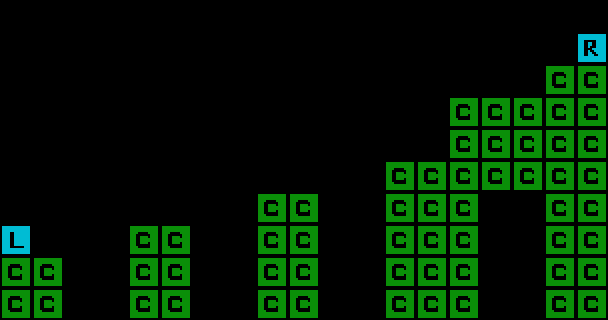

This is a level from a 2D game, rendered from its Tiled map with the project's own tilesets. A one-line summary and the complete map file follow:
An orthogonal 19x10 tile map with 32x32 px tiles, 1 tile layer (Tile Layer), 2 tilesets and 5 objects (4x coin, linear).

<map version="1.0" orientation="orthogonal" renderorder="right-up" width="19" height="10" tilewidth="32" tileheight="32" nextobjectid="24">
 <tileset firstgid="1" name="templateTiles" tilewidth="32" tileheight="32">
  <image source="../templateTiles.png" width="128" height="64" />
 </tileset>
 <tileset firstgid="9" name="templateObjects" tilewidth="32" tileheight="32">
  <image source="../templateObjects.png" width="128" height="64" />
 </tileset>
 <layer name="Tile Layer" width="19" height="10">
  <data>
   <tile gid="0" />
   <tile gid="0" />
   <tile gid="0" />
   <tile gid="0" />
   <tile gid="0" />
   <tile gid="0" />
   <tile gid="0" />
   <tile gid="0" />
   <tile gid="0" />
   <tile gid="0" />
   <tile gid="0" />
   <tile gid="0" />
   <tile gid="0" />
   <tile gid="0" />
   <tile gid="0" />
   <tile gid="0" />
   <tile gid="0" />
   <tile gid="0" />
   <tile gid="0" />
   <tile gid="0" />
   <tile gid="0" />
   <tile gid="0" />
   <tile gid="0" />
   <tile gid="0" />
   <tile gid="0" />
   <tile gid="0" />
   <tile gid="0" />
   <tile gid="0" />
   <tile gid="0" />
   <tile gid="0" />
   <tile gid="0" />
   <tile gid="0" />
   <tile gid="0" />
   <tile gid="0" />
   <tile gid="0" />
   <tile gid="0" />
   <tile gid="0" />
   <tile gid="3" />
   <tile gid="0" />
   <tile gid="0" />
   <tile gid="0" />
   <tile gid="0" />
   <tile gid="0" />
   <tile gid="0" />
   <tile gid="0" />
   <tile gid="0" />
   <tile gid="0" />
   <tile gid="0" />
   <tile gid="0" />
   <tile gid="0" />
   <tile gid="0" />
   <tile gid="0" />
   <tile gid="0" />
   <tile gid="0" />
   <tile gid="0" />
   <tile gid="1" />
   <tile gid="1" />
   <tile gid="0" />
   <tile gid="0" />
   <tile gid="0" />
   <tile gid="0" />
   <tile gid="0" />
   <tile gid="6" />
   <tile gid="0" />
   <tile gid="0" />
   <tile gid="0" />
   <tile gid="0" />
   <tile gid="0" />
   <tile gid="0" />
   <tile gid="0" />
   <tile gid="0" />
   <tile gid="1" />
   <tile gid="1" />
   <tile gid="1" />
   <tile gid="1" />
   <tile gid="1" />
   <tile gid="0" />
   <tile gid="0" />
   <tile gid="0" />
   <tile gid="0" />
   <tile gid="0" />
   <tile gid="0" />
   <tile gid="0" />
   <tile gid="0" />
   <tile gid="0" />
   <tile gid="0" />
   <tile gid="0" />
   <tile gid="0" />
   <tile gid="0" />
   <tile gid="0" />
   <tile gid="1" />
   <tile gid="1" />
   <tile gid="1" />
   <tile gid="1" />
   <tile gid="1" />
   <tile gid="0" />
   <tile gid="0" />
   <tile gid="0" />
   <tile gid="0" />
   <tile gid="0" />
   <tile gid="0" />
   <tile gid="0" />
   <tile gid="0" />
   <tile gid="0" />
   <tile gid="0" />
   <tile gid="0" />
   <tile gid="0" />
   <tile gid="1" />
   <tile gid="1" />
   <tile gid="1" />
   <tile gid="1" />
   <tile gid="1" />
   <tile gid="1" />
   <tile gid="1" />
   <tile gid="0" />
   <tile gid="0" />
   <tile gid="0" />
   <tile gid="0" />
   <tile gid="0" />
   <tile gid="0" />
   <tile gid="0" />
   <tile gid="0" />
   <tile gid="1" />
   <tile gid="1" />
   <tile gid="0" />
   <tile gid="0" />
   <tile gid="1" />
   <tile gid="1" />
   <tile gid="1" />
   <tile gid="0" />
   <tile gid="0" />
   <tile gid="1" />
   <tile gid="1" />
   <tile gid="2" />
   <tile gid="0" />
   <tile gid="0" />
   <tile gid="0" />
   <tile gid="1" />
   <tile gid="1" />
   <tile gid="0" />
   <tile gid="0" />
   <tile gid="1" />
   <tile gid="1" />
   <tile gid="0" />
   <tile gid="0" />
   <tile gid="1" />
   <tile gid="1" />
   <tile gid="1" />
   <tile gid="0" />
   <tile gid="0" />
   <tile gid="1" />
   <tile gid="1" />
   <tile gid="1" />
   <tile gid="1" />
   <tile gid="0" />
   <tile gid="0" />
   <tile gid="1" />
   <tile gid="1" />
   <tile gid="0" />
   <tile gid="0" />
   <tile gid="1" />
   <tile gid="1" />
   <tile gid="0" />
   <tile gid="0" />
   <tile gid="1" />
   <tile gid="1" />
   <tile gid="1" />
   <tile gid="0" />
   <tile gid="0" />
   <tile gid="1" />
   <tile gid="1" />
   <tile gid="1" />
   <tile gid="1" />
   <tile gid="0" />
   <tile gid="0" />
   <tile gid="1" />
   <tile gid="1" />
   <tile gid="0" />
   <tile gid="0" />
   <tile gid="1" />
   <tile gid="1" />
   <tile gid="0" />
   <tile gid="0" />
   <tile gid="1" />
   <tile gid="1" />
   <tile gid="1" />
   <tile gid="0" />
   <tile gid="0" />
   <tile gid="1" />
   <tile gid="1" />
  </data>
 </layer>
 <objectgroup name="Object Layer">
  <object id="18" name="coin" gid="9" x="128" y="224" width="32" height="32">
   <properties>
    <property name="probability" value="1.0" />
   </properties>
  </object>
  <object id="19" name="coin" gid="9" x="160" y="224" width="32" height="32">
   <properties>
    <property name="probability" value="1.0" />
   </properties>
  </object>
  <object id="20" name="coin" gid="9" x="384" y="160" width="32" height="32">
   <properties>
    <property name="probability" value="1.0" />
   </properties>
  </object>
  <object id="21" name="coin" gid="9" x="416" y="160" width="32" height="32">
   <properties>
    <property name="probability" value="1.0" />
   </properties>
  </object>
  <object id="22" name="linear" gid="12" x="544" y="64" width="32" height="32">
   <properties>
    <property name="flip" value="0" />
    <property name="g-dir-x" value="0" />
    <property name="g-dir-y" value="-1" />
    <property name="probability" value="1.0" />
   </properties>
  </object>
 </objectgroup>
</map>
